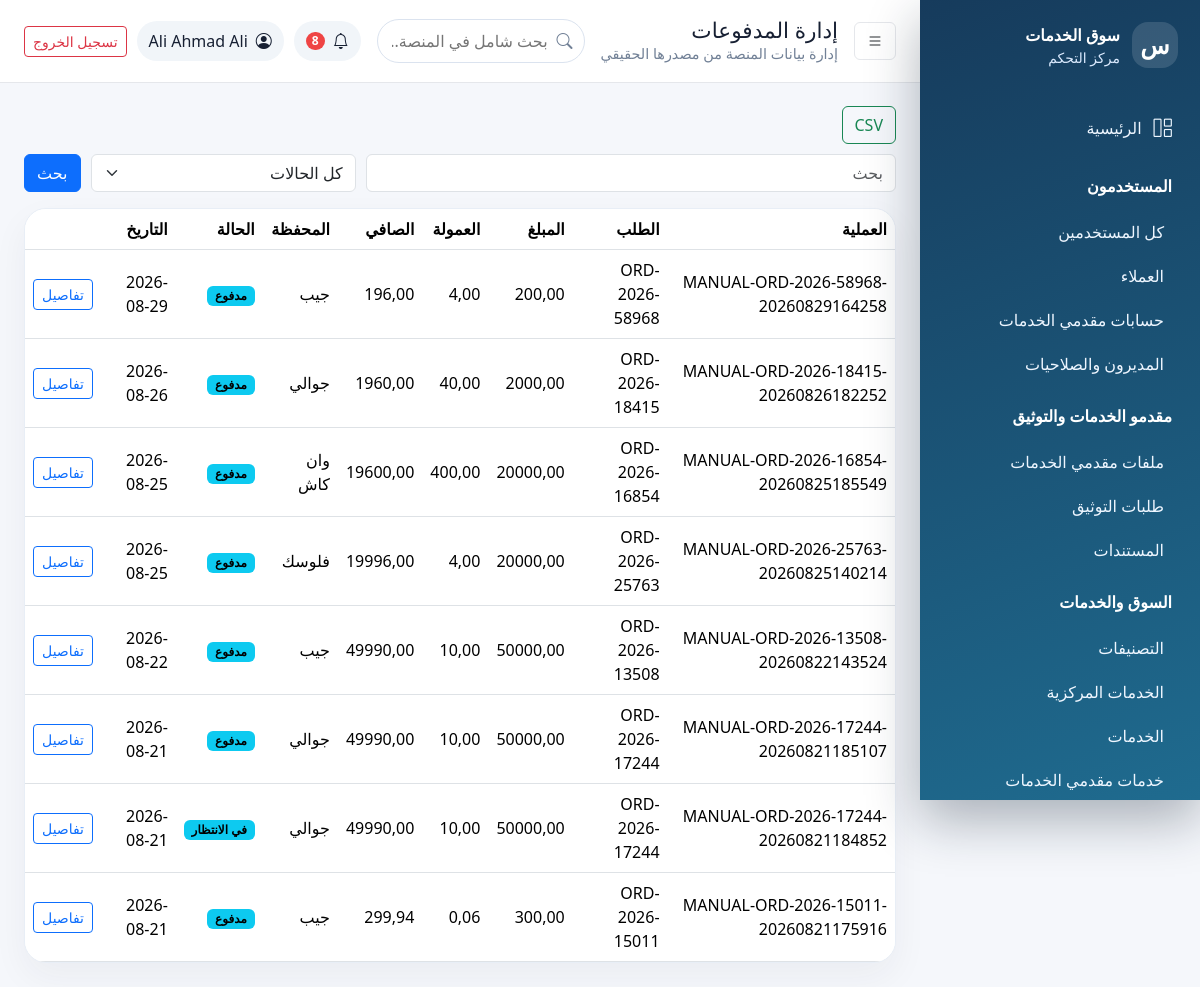
/dashboard/payments/ (signed in), run on the app's committed database.
### apps/accounts/models.py (models this page shows, shortened)
class User(AbstractUser):
    ROLE_CHOICES = (
        ('customer', 'عميل'),
        ('provider', 'مقدم خدمة'),
        ('admin', 'مدير'),
        ('super_admin', 'مدير عام'),
    )
    email = models.EmailField('البريد الإلكتروني', unique=True)
    role = models.CharField('الدور', max_length=20, choices=ROLE_CHOICES, default='customer')
    phone = models.CharField('رقم الجوال', max_length=20, blank=True)
    city = models.CharField('المدينة', max_length=100, blank=True)
    location_city = models.ForeignKey('core.City', on_delete=models.SET_NULL, null=True, blank=True, related_name='users', verbose_name='المدينة المختارة')
    location_district = models.ForeignKey('core.District', on_delete=models.SET_NULL, null=True, blank=True, related_name='users', verbose_name='المديرية المختارة')
    is_verified = models.BooleanField('حساب موثق', default=False)
    is_active = models.BooleanField('حساب نشط', default=True)
    created_at = models.DateTimeField('تاريخ الإنشاء', auto_now_add=True)
    updated_at = models.DateTimeField('تاريخ التحديث', auto_now=True)
    USERNAME_FIELD = 'username'
    REQUIRED_FIELDS = ['email']
    class Meta:
        verbose_name = 'مستخدم'
        verbose_name_plural = 'المستخدمون'
        ordering = ['-created_at']

### apps/payments/models.py (models this page shows, shortened)
class Payment(models.Model):
    STATUS_PENDING='pending'; STATUS_PROCESSING='processing'; STATUS_UNDER_REVIEW='under_review'; STATUS_PAID='paid'; STATUS_FAILED='failed'; STATUS_REJECTED='rejected'; STATUS_REFUNDED='refunded'; STATUS_CANCELLED='cancelled'
    STATUS_CHOICES=[(STATUS_PENDING,'في الانتظار'),(STATUS_PROCESSING,'قيد المعالجة'),(STATUS_UNDER_REVIEW,'قيد مراجعة السند'),(STATUS_PAID,'مدفوع'),(STATUS_FAILED,'فشل'),(STATUS_REJECTED,'مرفوض'),(STATUS_REFUNDED,'مسترد'),(STATUS_CANCELLED,'ملغي')]
    order=models.ForeignKey('orders.Order',on_delete=models.CASCADE,related_name='payments')
    provider_wallet=models.ForeignKey(ProviderWallet,on_delete=models.PROTECT,null=True,blank=True,related_name='payments')
    provider_wallet_account_snapshot=models.CharField(max_length=30, blank=True)
    amount=models.DecimalField(max_digits=10,decimal_places=2,validators=[MinValueValidator(0)])
    currency=models.CharField(max_length=3,default='YER')
    status=models.CharField(max_length=20,choices=STATUS_CHOICES,default=STATUS_PENDING,db_index=True)
    payment_method=models.CharField(max_length=50,default='manual_wallet')
    transaction_id=models.CharField(max_length=120,blank=True,db_index=True)
    gateway=models.CharField(max_length=80,default='manual_wallet')
    proof_file=models.FileField(upload_to='payment_proofs/%Y/%m/', blank=True, null=True)
    proof_uploaded_at=models.DateTimeField(null=True,blank=True)
    reviewed_by=models.ForeignKey('accounts.User',on_delete=models.SET_NULL,null=True,blank=True,related_name='reviewed_payments')
    reviewed_at=models.DateTimeField(null=True,blank=True)
    review_note=models.TextField(blank=True)
    commission_rate=models.DecimalField(max_digits=5,decimal_places=2,null=True,blank=True)
    commission_amount=models.DecimalField(max_digits=10,decimal_places=2,null=True,blank=True)
    provider_net_amount=models.DecimalField(max_digits=10,decimal_places=2,null=True,blank=True)
    paid_at=models.DateTimeField(null=True,blank=True)
    created_at=models.DateTimeField(auto_now_add=True,db_index=True)
    updated_at=models.DateTimeField(auto_now=True)
    class Meta:
        indexes=[models.Index(fields=['status','created_at']),models.Index(fields=['payment_method','created_at'])]
        permissions=[('manage_payments','Can manage payments')]

class ProviderWallet(models.Model):
    provider=models.ForeignKey('accounts.ProviderProfile',on_delete=models.CASCADE,related_name='wallet_accounts')
    wallet=models.ForeignKey(Wallet,on_delete=models.PROTECT,related_name='provider_accounts')
    account_number=models.CharField(max_length=30, validators=[wallet_account_validator])
    is_active=models.BooleanField(default=True, db_index=True)
    created_at=models.DateTimeField(auto_now_add=True)
    updated_at=models.DateTimeField(auto_now=True)
    class Meta:
        unique_together=[('provider','wallet')]
        indexes=[models.Index(fields=['provider','is_active']), models.Index(fields=['wallet','is_active'])]

class Wallet(models.Model):
    name=models.CharField(max_length=80)
    code=models.SlugField(max_length=50, unique=True)
    color=models.CharField(max_length=20, default='#0d6efd')
    is_active=models.BooleanField(default=True, db_index=True)
    display_order=models.PositiveIntegerField(default=0, db_index=True)
    created_at=models.DateTimeField(auto_now_add=True)
    updated_at=models.DateTimeField(auto_now=True)
    class Meta:
        ordering=['display_order','name']

### apps/orders/models.py (models this page shows, shortened)
class Order(models.Model):
    STATUS_PENDING='pending'; STATUS_ACCEPTED='accepted'; STATUS_PAYMENT_PENDING='payment_pending'; STATUS_PAID='paid'; STATUS_IN_PROGRESS='in_progress'; STATUS_DELIVERED='delivered'; STATUS_COMPLETED='completed'; STATUS_REJECTED='rejected'; STATUS_CANCELLED='cancelled'; STATUS_DISPUTED='disputed'
    STATUS_CHOICES = [
        (STATUS_PENDING, 'في انتظار الموافقة'),
        (STATUS_ACCEPTED, 'مقبول'),
        (STATUS_PAYMENT_PENDING, 'بانتظار الدفع'),
        (STATUS_PAID, 'مدفوع'),
        (STATUS_IN_PROGRESS, 'قيد التنفيذ'),
        (STATUS_DELIVERED, 'تم التسليم'),
        (STATUS_COMPLETED, 'مكتمل'),
        (STATUS_REJECTED, 'مرفوض'),
        (STATUS_CANCELLED, 'ملغي'),
        (STATUS_DISPUTED, 'متنازع عليه'),
    ]
    PAYMENT_STATUS_CHOICES = [
        ('pending', 'في الانتظار'),
        ('processing', 'قيد المعالجة'),
        ('paid', 'مدفوع'),
        ('failed', 'فشل'),
        ('refunded', 'مسترد'),
        ('cancelled', 'ملغي'),
    ]
    customer = models.ForeignKey(
        User,
        on_delete=models.CASCADE,
        related_name='orders_as_customer',
        limit_choices_to={'role': 'customer'},
        verbose_name='العميل'
    )
    provider = models.ForeignKey(
        User,
        on_delete=models.CASCADE,
        related_name='orders_as_provider',
        limit_choices_to={'role': 'provider'},
        verbose_name='مقدم الخدمة'
    )
    service = models.ForeignKey(
        Service,
        on_delete=models.SET_NULL,
        null=True,
        related_name='orders',
        verbose_name='الخدمة'
    )
    order_number = models.CharField(
        max_length=50,
        unique=True,
        editable=False,
        verbose_name='رقم الطلب'
    )
    title = models.CharField(
        max_length=200,
        verbose_name='عنوان الطلب'
    )
    description = models.TextField(
        verbose_name='تفاصيل ومتطلبات الطلب',
        help_text='اشرح ما تريده بالتفصيل'
    )
    agreed_price = models.DecimalField(
        max_digits=10,
        decimal_places=2,
        validators=[MinValueValidator(0)],
        verbose_name='السعر المتفق عليه (ريال)'
    )
    delivery_days = models.IntegerField(
        validators=[MinValueValidator(1)],
        verbose_name='مدة التسليم (بالأيام)'
    )
    expected_delivery_date = models.DateField(
        null=True,
        blank=True,
        verbose_name='تاريخ التسليم المتوقع'
    )
    status = models.CharField(
        max_length=20,
        choices=STATUS_CHOICES,
        default='pending',
        verbose_name='حالة الطلب'
    )
    currency = models.CharField(max_length=3, default='YER', verbose_name='العملة')
    commission_rate = models.DecimalField(max_digits=5, decimal_places=2, null=True, blank=True)
    commission_amount = models.DecimalField(max_digits=10, decimal_places=2, null=True, blank=True)
    provider_net_amount = models.DecimalField(max_digits=10, decimal_places=2, null=True, blank=True)
    payment_status = models.CharField(
        max_length=20,
        choices=PAYMENT_STATUS_CHOICES,
        default='pending',
        verbose_name='حالة الدفع'
    )
    created_at = models.DateTimeField(
        auto_now_add=True,
        verbose_name='تاريخ الإنشاء'
    )
    accepted_at = models.DateTimeField(
        null=True,
        blank=True,
        verbose_name='تاريخ القبول'
    )
    started_at = models.DateTimeField(
        null=True,
        blank=True,
        verbose_name='تاريخ البدء'
    )
    delivered_at = models.DateTimeField(
        null=True,
        blank=True,
        verbose_name='تاريخ التسليم'
    )
    completed_at = models.DateTimeField(
        null=True,
        blank=True,
        verbose_name='تاريخ الإكمال'
    )
    cancelled_at = models.DateTimeField(
        null=True,
        blank=True,
        verbose_name='تاريخ الإلغاء'
    )
    dispute_reason = models.TextField(blank=True, verbose_name='سبب النزاع')
    cancellation_reason = models.TextField(
        blank=True,
        verbose_name='سبب الإلغاء'
    )
    class Meta:
        verbose_name = 'طلب'
        verbose_name_plural = 'الطلبات'
        ordering = ['-created_at']
        indexes = [
            models.Index(fields=['status', '-created_at']),
            models.Index(fields=['customer', 'status']),
            models.Index(fields=['provider', 'status']),
            models.Index(fields=['order_number']),
        ]
    ALLOWED_TRANSITIONS={STATUS_PENDING:{STATUS_ACCEPTED,STATUS_REJECTED,STATUS_CANCELLED},STATUS_ACCEPTED:{STATUS_PAYMENT_PENDING,STATUS_CANCELLED},STATUS_PAYMENT_PENDING:{STATUS_PAID,STATUS_CANCELLED},STATUS_PAID:{STATUS_IN_PROGRESS,STATUS_DISPUTED},STATUS_IN_PROGRESS:{STATUS_DELIVERED,STATUS_DISPUTED},STATUS_DELIVERED:{STATUS_COMPLETED,STATUS_DISPUTED}}

### apps/dashboard/views.py (the view)
# urls.py: path('payments/', views.payments_list, name='payments'), path('payments/<int:pk>/', views.payment_detail, name='payment_detail'), path('payments/<int:pk>/<str:action_name>/', views.payment_action, nam
@dashboard_required
def payments_list(request):
    qs=Payment.objects.select_related('order','order__customer','order__provider','provider_wallet__wallet')
    qs=_search(qs,request.GET.get('q'),['transaction_id','order__order_number','order__customer__username','order__provider__username','gateway','payment_method'])
    for key in ['status','payment_method','gateway']:
        if request.GET.get(key): qs=qs.filter(**{key:request.GET[key]})
    qs=_date_filter(qs,request); qs=_sort(qs,request,{'created_at','-created_at','amount','-amount','status'},'-created_at')
    return render(request,'dashboard/payments/list.html',{**_common(request,'إدارة المدفوعات'),'page_obj':_paginate(request,qs),'status_choices':Payment.STATUS_CHOICES})

### apps/core/context_processors.py (called while the page is built)
def maps_settings(request):
    return {'MAPS_API_KEY': settings.MAPS_API_KEY}

### apps/dashboard/permissions.py (called while the page is built)
def can_access_dashboard(user):
    return bool(user.is_authenticated and user.is_active and (user.is_staff or user.is_superuser or getattr(user, 'role', '') in {'admin', 'super_admin'}))

def dashboard_required(view_func):
    @wraps(view_func)
    def _wrapped(request, *args, **kwargs):
        if not request.user.is_authenticated:
            return redirect('dashboard:login')
        if not can_access_dashboard(request.user):
            raise PermissionDenied('ليست لديك صلاحية الدخول إلى لوحة التحكم.')
        return view_func(request, *args, **kwargs)
    return _wrapped

### apps/dashboard/views.py (called while the page is built)
def _paginate(request, qs, per_page=PER_PAGE): return Paginator(qs, per_page).get_page(request.GET.get('page'))

def _common(request, title):
    unread = request.user.notifications.filter(is_read=False).count() if hasattr(request.user, 'notifications') else 0
    return {'page_title': title, 'unread_notifications': unread}

def _search(qs, q, fields):
    if not q: return qs
    query=Q()
    for field in fields: query |= Q(**{f'{field}__icontains': q})
    return qs.filter(query)

def _date_filter(qs, request, field='created_at'):
    if request.GET.get('date_from'): qs=qs.filter(**{f'{field}__date__gte': request.GET['date_from']})
    if request.GET.get('date_to'): qs=qs.filter(**{f'{field}__date__lte': request.GET['date_to']})
    return qs

def _sort(qs, request, allowed, default):
    key=request.GET.get('sort', default)
    return qs.order_by(key if key in allowed else default)

### apps/dashboard/templates/dashboard/payments/list.html
{% extends 'dashboard/base.html' %}{% block content %}<div class="bulk-bar"><a class="btn btn-outline-success" href="{% url 'dashboard:export' 'payments' %}?{{ request.GET.urlencode }}">CSV</a></div><form class="filters"><input name="q" class="form-control" value="{{ request.GET.q }}" placeholder="بحث"><select name="status" class="form-select"><option value="">كل الحالات</option>{% for k,v in status_choices %}<option value="{{ k }}">{{ v }}</option>{% endfor %}</select><button class="btn btn-primary">بحث</button></form><div class="table-card">{% include 'dashboard/payments/table.html' with payments=page_obj %}</div>{% include 'dashboard/partials/pagination.html' %}{% endblock %}

### apps/dashboard/templates/dashboard/partials/header.html
<header class="dash-header"><button class="btn icon-btn" data-sidebar-toggle><i class="bi bi-list"></i></button><div><h1>{{ page_title }}</h1><p>إدارة بيانات المنصة من مصدرها الحقيقي</p></div><form class="global-search" action="{% url 'dashboard:global_search' %}" method="get"><label class="visually-hidden" for="dashboard-search">بحث شامل في المنصة</label><i class="bi bi-search"></i><input id="dashboard-search" name="q" value="{{ request.GET.q }}" minlength="2" placeholder="بحث شامل في المنصة..." autocomplete="off"></form><div class="header-actions"><span class="notif"><i class="bi bi-bell"></i>{% if unread_notifications %}<b>{{ unread_notifications }}</b>{% endif %}</span><div class="user-pill"><i class="bi bi-person-circle"></i><span>{{ request.user.get_full_name|default:request.user.username }}</span></div><a class="btn btn-outline-danger btn-sm" href="{% url 'accounts:logout' %}">تسجيل الخروج</a></div></header>

### apps/dashboard/templates/dashboard/payments/table.html
<div class="table-responsive"><table class="table"><thead><tr><th>العملية</th><th>الطلب</th><th>المبلغ</th><th>العمولة</th><th>الصافي</th><th>المحفظة</th><th>الحالة</th><th>التاريخ</th><th></th></tr></thead><tbody>{% for p in payments %}<tr><td>{{ p.transaction_id|default:p.pk }}</td><td>{{ p.order.order_number }}</td><td>{{ p.amount }}</td><td>{{ p.commission_amount|default:'-' }}</td><td>{{ p.provider_net_amount|default:'-' }}</td><td>{{ p.provider_wallet.wallet.name|default:'-' }}</td><td><span class="badge text-bg-info">{{ p.get_status_display }}</span></td><td>{{ p.created_at|date:'Y-m-d' }}</td><td><a class="btn btn-sm btn-outline-primary" href="{% url 'dashboard:payment_detail' p.pk %}">تفاصيل</a></td></tr>{% empty %}<tr><td colspan="9">{% include 'dashboard/partials/empty.html' %}</td></tr>{% endfor %}</tbody></table></div>

### apps/dashboard/static/dashboard/css/dashboard.css (style rules this page uses)
:root { --side:#163b5c;--side2:#1f6b8f;--bg:#f5f7fb;--card:#fff;--text:#172033;--muted:#718096;--primary:#2563eb }
body { font-family:Tajawal,system-ui,-apple-system,"Segoe UI",sans-serif;background:var(--bg);color:var(--text) }
.dash-header { height:82px;background:#fff;display:flex;align-items:center;gap:16px;padding:0 24px;box-shadow:0 1px 0 #e5e7eb;position:sticky;top:0;z-index:1000 }
.dash-header h1 { font-size:1.35rem;margin:0 }
.dash-header p { margin:0;color:var(--muted);font-size:.9rem }
.header-actions { margin-inline-start:auto;display:flex;align-items:center;gap:10px }
.icon-btn { border:1px solid #e5e7eb;background:#fff }
.user-pill,.notif { display:flex;align-items:center;gap:8px;background:#f1f5f9;border-radius:999px;padding:8px 12px }
.notif { position:relative }
.notif b { background:#ef4444;color:#fff;border-radius:99px;padding:0 6px;font-size:.75rem }
.stat-card,.panel,.table-card { background:var(--card);border:1px solid #e8eef6;border-radius:22px;box-shadow:0 14px 35px #1e293b0d }
.table-card { overflow:auto }
.table { margin:0;vertical-align:middle }
.filters { display:grid;grid-template-columns:2fr 1fr auto;gap:10px;margin-bottom:16px }
.bulk-bar { display:flex;gap:8px;align-items:center;margin-bottom:10px }
.global-search { position:relative;flex:1;max-width:420px;margin-inline-start:auto }
.global-search i { position:absolute;inset-inline-start:12px;top:50%;transform:translateY(-50%);color:var(--muted) }
.global-search input { width:100%;border:1px solid #dbe3ef;border-radius:999px;padding:9px 36px 9px 14px;outline:none }

### data on the page
User: user.get_full_name "Ali Ahmad Ali"
Payment: transaction_id "MANUAL-ORD-2026-58968-20260829164258", order.order_number "ORD-2026-58968", amount "200,00", commission_amount "4,00", provider_net_amount "196,00", provider_wallet.wallet.name "جيب", status "مدفوع", created_at "2026-08-29"
Payment: transaction_id "MANUAL-ORD-2026-18415-20260826182252", order.order_number "ORD-2026-18415", amount "2000,00", commission_amount "40,00", provider_net_amount "1960,00", provider_wallet.wallet.name "جوالي", status "مدفوع", created_at "2026-08-26"
Payment: transaction_id "MANUAL-ORD-2026-16854-20260825185549", order.order_number "ORD-2026-16854", amount "20000,00", commission_amount "400,00", provider_net_amount "19600,00", provider_wallet.wallet.name "وان كاش", status "مدفوع", created_at "2026-08-25"
Payment: transaction_id "MANUAL-ORD-2026-25763-20260825140214", order.order_number "ORD-2026-25763", amount "20000,00", commission_amount "4,00", provider_net_amount "19996,00", provider_wallet.wallet.name "فلوسك", status "مدفوع", created_at "2026-08-25"
Payment: transaction_id "MANUAL-ORD-2026-13508-20260822143524", order.order_number "ORD-2026-13508", amount "50000,00", commission_amount "10,00", provider_net_amount "49990,00", provider_wallet.wallet.name "جيب", status "مدفوع", created_at "2026-08-22"
Payment: transaction_id "MANUAL-ORD-2026-17244-20260821185107", order.order_number "ORD-2026-17244", amount "50000,00", commission_amount "10,00", provider_net_amount "49990,00", provider_wallet.wallet.name "جوالي", status "مدفوع", created_at "2026-08-21"
Payment: transaction_id "MANUAL-ORD-2026-17244-20260821184852", order.order_number "ORD-2026-17244", amount "50000,00", commission_amount "10,00", provider_net_amount "49990,00", provider_wallet.wallet.name "جوالي", status "في الانتظار", created_at "2026-08-21"
Payment: transaction_id "MANUAL-ORD-2026-15011-20260821175916", order.order_number "ORD-2026-15011", amount "300,00", commission_amount "0,06", provider_net_amount "299,94", provider_wallet.wallet.name "جيب", status "مدفوع", created_at "2026-08-21"

### other printed values
{{ page_title }} "إدارة المدفوعات"
{{ unread_notifications }} "8"
